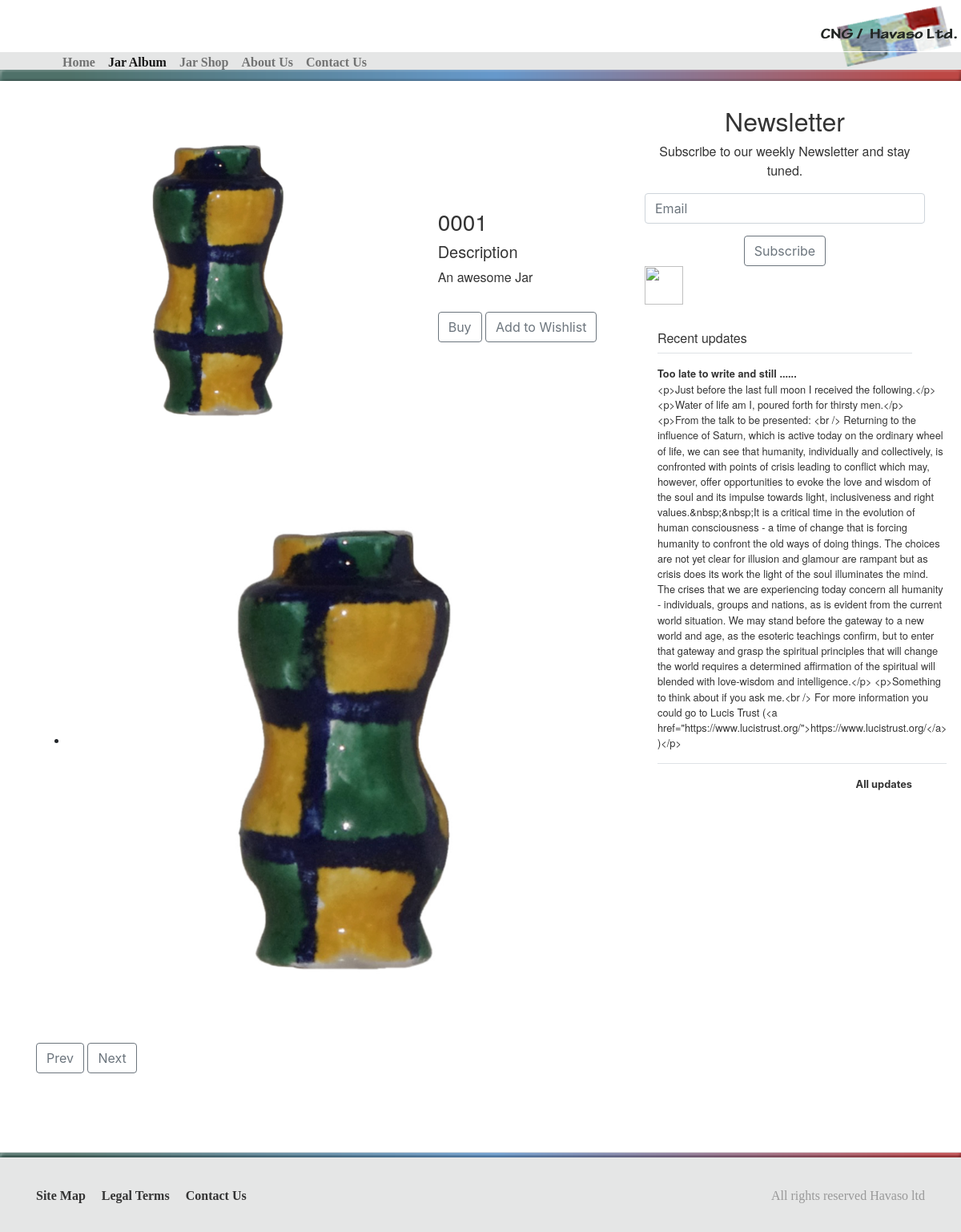
Screenshot of /album/ with the database file from the repository.
### album/models.py (models this page shows, shortened)
class Jar(models.Model):
    jar_number = models.IntegerField(default=0)
    jar_name = models.CharField(max_length=50, default='')
    comment = models.CharField(max_length=50, blank=True)
    jar_image = models.FileField(upload_to='JarAlbum')
    decorator = models.ForeignKey(Decorator, on_delete=models.PROTECT, blank=True, null=True)
    production_date = models.DateTimeField(default=timezone.now)
    product_details = models.ForeignKey(Product, on_delete=models.PROTECT, blank=True, null=True)
    sold_to = models.ForeignKey(CheckOut, on_delete=models.PROTECT, blank=True, null=True)

### blog/models.py (models this page shows, shortened)
class Posts (models.Model):
    title = models.CharField(max_length=100)
    featured_image = models.FileField(upload_to='blog', default='')
    content = RichTextField()
    categories = models.ManyToManyField(Category, blank=True, default=None)
    permission = (
        ('Not set', 'Not set'),
        ('Yes, can be published', 'Yes, can be published'),
        ('No, needs more work and re-edited again before publishing', 'No, needs more work and re-edited again before publishing'),
    )
    permission_to_publish = models.CharField(
        max_length=1000,
        choices=permission,
        null=True,
        blank=True,
    )
    date_created = models.DateTimeField(default=timezone.now)
    date_posted = models.DateTimeField(null=True, blank=True)
    author = models.ForeignKey(User, on_delete=models.CASCADE)
    editor = models.ForeignKey(User, blank=True, null=True, on_delete=models.PROTECT, related_name='user_editor')

### home/views.py (the view)
# urls.py: path('album/', views.album, name='album'),
def album(request):
    print(request.session.get('wishlist'))
    context =  {
        'title' : 'Jar Album',
        'posts': Posts.objects.all().order_by('-date_created')[:3],
        'jar': Jar.objects.all(),
        }
    return render(request, 'home/album.html', context)

### home/templates/home/album.html (shortened to what this page needs)
{% extends "home/base.html" %}
{% block content %}
<div class="container py-4">
<div class="row">
  <div class="col-md-8">
      <div class="col-md-12">
         <div class="row">
  <div class="col-md-8"><img src="/media/{{ jar.0.jar_image }}" height="425px" width="425px" alt="" class="mr-2 jar-img-album"></div>
  <div class="col-md-4 my-auto"><h3 id="jar-title" class="jar-title">{{ jar.0.jar_name }}</h3>
    <h5>Description</h5>
      <p class="description" >{{ jar.0.comment }}</p>
      <input type="submit" id="buyjar" value="Buy" class="btn btn-large btn-outline-secondary btn-subscribe" />
      <input type="submit" id="addwishlist" value="Add to Wishlist" class="btn btn-large btn-outline-secondary btn-subscribe" data-toggle="modal" data-target="#wishlist"/>
  </div>
</div>
     </div>
    <div class="col-xs-12 py-4">
<ul id="light-slider">
    {% for image in jar %}
                <li class="getid">
                <img src="/media/{{ image.jar_image }}"  id="{{ image.jar_name }}" alt="{{ image.comment }}" class="rounded img-fluid">
                </li>
    {% endfor %}
</ul>
  <button type="button" id="goToPrevSlide" class="btn btn-outline-secondary btn-subscribe">Prev</button>
   <button type="button" id="goToNextSlide" class="btn btn-outline-secondary btn-subscribe">Next</button>
      </div>
  </div>
     <div class="col-md-4">
    		<div class="thumbnail center well well-sm text-center">
                <h2>Newsletter</h2>
                <p>Subscribe to our weekly Newsletter and stay tuned.</p>
                <form enctype="multipart/form-data" method="post" action="/newsletter/newsletter/subscribe/">
<input type="email" class="form-control" name="email_field" required="" placeholder="Email" id="id_email_field">
<button id="id_submit" name="submit" class="btn btn-large btn-outline-secondary btn-subscribe" value="Subscribe" type="submit">Subscribe</button>
</form>
            </div>
             <div class="d-flex align-items-center  text-white-50 bg-purple rounded box-shadow">
        <img class="mr-3" src="https://getbootstrap.com/docs/4.0/assets/brand/bootstrap-outline.svg" alt="" width="48" height="48">
        <div class="lh-100">
          <h6 class="mb-0 text-white lh-100">Havaso</h6>
        </div>
      </div>
      <div class="my-3 p-3 bg-white rounded box-shadow">
        <h6 class="border-bottom border-gray pb-2 mb-0">Recent updates</h6>
          {% for post in posts %}
          <div class="media text-muted pt-3">
          <p class="media-body pb-3 mb-0 small lh-125 border-bottom border-gray">
            <strong class="d-block text-gray-dark">{{ post.title }}</strong>
            {{ post.content }}
          </p>
        </div>
          {% endfor %}
        <small class="d-block text-right mt-3">
          <a href="#">All updates</a>
        </small>
      </div>
        </div>
</div>
    </div>
{% endblock %}

### home/static/home/assets/css/main.css (style rules this page uses)
html { position: relative; min-height: 100%; }
h1, h2, h3, h4, h5, h6, p { font-family: Helvetica Neue,Helvetica,Arial,sans-serif; color: #343434; }
.btn-subscribe { margin-top: 15px; }
a { color: #343434; font-weight: bold; text-decoration: none; }

### rows the page displays
Jar: jar_image (picture), jar_name "0001", comment "An awesome Jar"
Posts: title "Too late to write and still ......", content "<p>Just before the last full moon I received the following.</p> <p>Water of life am I, poured forth for thirsty men.</p> <p>From the talk to be presented: <br /> Returning to the influence of Saturn, which is active today on the ordinary wheel of life, we can see that humanity, individually and collectively, is confronted with points of crisis leading to conflict which may, however, offer opportunities to evoke the love and wisdom of the soul and its impulse towards light, inclusiveness and right values.&nbsp;&nbsp;It is a critical time in the evolution of human consciousness - a time of change that is forcing humanity to confront the old ways of doing things. The choices are not yet clear…"
